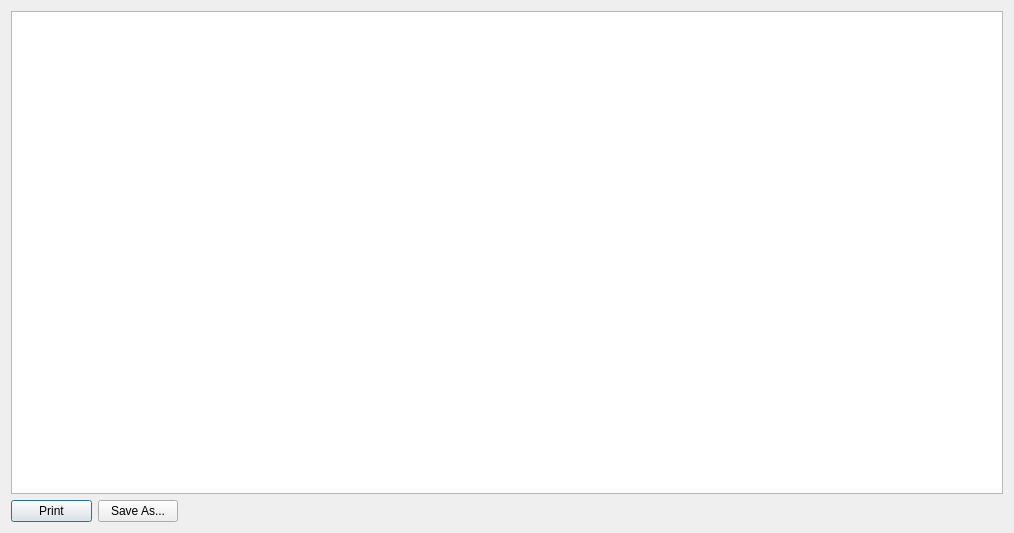
<?xml version="1.0" encoding="UTF-8"?>
<ui version="4.0">
 <class>PrintReportDialog</class>
 <widget class="QDialog" name="PrintReportDialog">
  <property name="geometry">
   <rect>
    <x>0</x>
    <y>0</y>
    <width>1014</width>
    <height>533</height>
   </rect>
  </property>
  <property name="minimumSize">
   <size>
    <width>1014</width>
    <height>533</height>
   </size>
  </property>
  <property name="maximumSize">
   <size>
    <width>1014</width>
    <height>533</height>
   </size>
  </property>
  <property name="windowTitle">
   <string>Report</string>
  </property>
  <property name="windowIcon">
   <iconset resource="shvsm.qrc">
    <normaloff>:/image/app.ico</normaloff>:/image/app.ico</iconset>
  </property>
  <layout class="QVBoxLayout" name="verticalLayout_2">
   <item>
    <layout class="QHBoxLayout" name="horizontalLayout_2">
     <item>
      <widget class="QTextEdit" name="textEdit"/>
     </item>
    </layout>
   </item>
   <item>
    <layout class="QHBoxLayout" name="horizontalLayout">
     <item>
      <widget class="QPushButton" name="pbPrint">
       <property name="minimumSize">
        <size>
         <width>81</width>
         <height>0</height>
        </size>
       </property>
       <property name="text">
        <string>Print</string>
       </property>
      </widget>
     </item>
     <item>
      <widget class="QPushButton" name="pbSaveAs">
       <property name="text">
        <string>Save As...</string>
       </property>
      </widget>
     </item>
     <item>
      <spacer name="horizontalSpacer">
       <property name="orientation">
        <enum>Qt::Horizontal</enum>
       </property>
       <property name="sizeHint" stdset="0">
        <size>
         <width>40</width>
         <height>20</height>
        </size>
       </property>
      </spacer>
     </item>
    </layout>
   </item>
  </layout>
 </widget>
 <resources>
  <include location="shvsm.qrc"/>
 </resources>
 <connections>
  <connection>
   <sender>pbPrint</sender>
   <signal>clicked()</signal>
   <receiver>PrintReportDialog</receiver>
   <slot>slotPrint()</slot>
   <hints>
    <hint type="sourcelabel">
     <x>72</x>
     <y>511</y>
    </hint>
    <hint type="destinationlabel">
     <x>506</x>
     <y>266</y>
    </hint>
   </hints>
  </connection>
  <connection>
   <sender>pbSaveAs</sender>
   <signal>clicked()</signal>
   <receiver>PrintReportDialog</receiver>
   <slot>slotSaveAs()</slot>
   <hints>
    <hint type="sourcelabel">
     <x>134</x>
     <y>511</y>
    </hint>
    <hint type="destinationlabel">
     <x>506</x>
     <y>266</y>
    </hint>
   </hints>
  </connection>
 </connections>
 <slots>
  <slot>slotPrint()</slot>
  <slot>slotSaveAs()</slot>
 </slots>
</ui>
